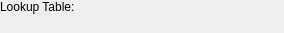
<?xml version="1.0" encoding="UTF-8"?>
<ui version="4.0">
 <class>qSlicerLabelMapVolumeDisplayWidget</class>
 <widget class="qSlicerWidget" name="qSlicerLabelMapVolumeDisplayWidget">
  <property name="geometry">
   <rect>
    <x>0</x>
    <y>0</y>
    <width>284</width>
    <height>33</height>
   </rect>
  </property>
  <property name="windowTitle">
   <string>Form</string>
  </property>
  <layout class="QGridLayout" name="gridLayout">
   <property name="margin">
    <number>0</number>
   </property>
   <item row="0" column="0">
    <widget class="QLabel" name="LookupTableLabel">
     <property name="text">
      <string>Lookup Table:</string>
     </property>
    </widget>
   </item>
   <item row="0" column="1">
    <widget class="qMRMLColorTableComboBox" name="ColorTableComboBox">
     <property name="addEnabled">
      <bool>false</bool>
     </property>
     <property name="removeEnabled">
      <bool>false</bool>
     </property>
    </widget>
   </item>
   <item row="1" column="0" colspan="2">
    <spacer name="verticalSpacer">
     <property name="orientation">
      <enum>Qt::Vertical</enum>
     </property>
     <property name="sizeHint" stdset="0">
      <size>
       <width>20</width>
       <height>40</height>
      </size>
     </property>
    </spacer>
   </item>
  </layout>
 </widget>
 <customwidgets>
  <customwidget>
   <class>qMRMLColorTableComboBox</class>
   <extends>qMRMLNodeComboBox</extends>
   <header>qMRMLColorTableComboBox.h</header>
  </customwidget>
  <customwidget>
   <class>qMRMLNodeComboBox</class>
   <extends>QWidget</extends>
   <header>qMRMLNodeComboBox.h</header>
  </customwidget>
  <customwidget>
   <class>qSlicerWidget</class>
   <extends>QWidget</extends>
   <header>qSlicerWidget.h</header>
   <container>1</container>
  </customwidget>
 </customwidgets>
 <resources/>
 <connections>
  <connection>
   <sender>qSlicerLabelMapVolumeDisplayWidget</sender>
   <signal>mrmlSceneChanged(vtkMRMLScene*)</signal>
   <receiver>ColorTableComboBox</receiver>
   <slot>setMRMLScene(vtkMRMLScene*)</slot>
   <hints>
    <hint type="sourcelabel">
     <x>299</x>
     <y>273</y>
    </hint>
    <hint type="destinationlabel">
     <x>271</x>
     <y>17</y>
    </hint>
   </hints>
  </connection>
 </connections>
</ui>
